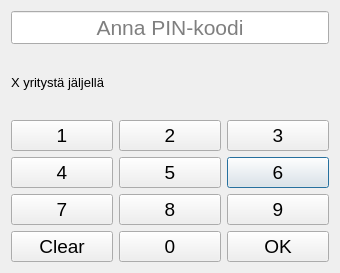
<?xml version="1.0" encoding="UTF-8"?>
<ui version="4.0">
 <class>PinCodeUI</class>
 <widget class="QDialog" name="PinCodeUI">
  <property name="geometry">
   <rect>
    <x>0</x>
    <y>0</y>
    <width>340</width>
    <height>273</height>
   </rect>
  </property>
  <property name="font">
   <font>
    <pointsize>10</pointsize>
   </font>
  </property>
  <property name="windowTitle">
   <string>Pankkiautomaatti</string>
  </property>
  <layout class="QVBoxLayout" name="verticalLayout_2">
   <item>
    <layout class="QVBoxLayout" name="verticalLayout">
     <item>
      <layout class="QHBoxLayout" name="horizontalLayout">
       <item>
        <widget class="QLineEdit" name="pinCodeTextBox">
         <property name="font">
          <font>
           <pointsize>16</pointsize>
          </font>
         </property>
         <property name="maxLength">
          <number>4</number>
         </property>
         <property name="alignment">
          <set>Qt::AlignCenter</set>
         </property>
         <property name="readOnly">
          <bool>true</bool>
         </property>
         <property name="placeholderText">
          <string>Anna PIN-koodi</string>
         </property>
        </widget>
       </item>
      </layout>
     </item>
     <item>
      <widget class="QLabel" name="infoTextBox">
       <property name="font">
        <font>
         <pointsize>10</pointsize>
        </font>
       </property>
       <property name="text">
        <string>X yritystä jäljellä</string>
       </property>
      </widget>
     </item>
     <item>
      <layout class="QGridLayout" name="gridLayout">
       <item row="1" column="2">
        <widget class="QPushButton" name="btn_6">
         <property name="font">
          <font>
           <pointsize>14</pointsize>
           <bold>false</bold>
          </font>
         </property>
         <property name="text">
          <string>6</string>
         </property>
        </widget>
       </item>
       <item row="0" column="1">
        <widget class="QPushButton" name="btn_2">
         <property name="font">
          <font>
           <pointsize>14</pointsize>
           <bold>false</bold>
          </font>
         </property>
         <property name="text">
          <string>2</string>
         </property>
        </widget>
       </item>
       <item row="3" column="1">
        <widget class="QPushButton" name="btn_0">
         <property name="font">
          <font>
           <pointsize>14</pointsize>
           <bold>false</bold>
          </font>
         </property>
         <property name="text">
          <string>0</string>
         </property>
        </widget>
       </item>
       <item row="0" column="0">
        <widget class="QPushButton" name="btn_1">
         <property name="font">
          <font>
           <pointsize>14</pointsize>
           <bold>false</bold>
          </font>
         </property>
         <property name="text">
          <string>1</string>
         </property>
        </widget>
       </item>
       <item row="3" column="2">
        <widget class="QPushButton" name="btn_ok">
         <property name="font">
          <font>
           <pointsize>14</pointsize>
           <bold>false</bold>
          </font>
         </property>
         <property name="text">
          <string>OK</string>
         </property>
        </widget>
       </item>
       <item row="1" column="0">
        <widget class="QPushButton" name="btn_4">
         <property name="font">
          <font>
           <pointsize>14</pointsize>
           <bold>false</bold>
          </font>
         </property>
         <property name="text">
          <string>4</string>
         </property>
        </widget>
       </item>
       <item row="2" column="0">
        <widget class="QPushButton" name="btn_7">
         <property name="font">
          <font>
           <pointsize>14</pointsize>
           <bold>false</bold>
          </font>
         </property>
         <property name="text">
          <string>7</string>
         </property>
        </widget>
       </item>
       <item row="3" column="0">
        <widget class="QPushButton" name="btn_clear">
         <property name="font">
          <font>
           <pointsize>14</pointsize>
           <bold>false</bold>
          </font>
         </property>
         <property name="text">
          <string>Clear</string>
         </property>
        </widget>
       </item>
       <item row="0" column="2">
        <widget class="QPushButton" name="btn_3">
         <property name="font">
          <font>
           <pointsize>14</pointsize>
           <bold>false</bold>
          </font>
         </property>
         <property name="text">
          <string>3</string>
         </property>
        </widget>
       </item>
       <item row="2" column="2">
        <widget class="QPushButton" name="btn_9">
         <property name="font">
          <font>
           <pointsize>14</pointsize>
           <bold>false</bold>
          </font>
         </property>
         <property name="text">
          <string>9</string>
         </property>
        </widget>
       </item>
       <item row="1" column="1">
        <widget class="QPushButton" name="btn_5">
         <property name="font">
          <font>
           <pointsize>14</pointsize>
           <bold>false</bold>
          </font>
         </property>
         <property name="text">
          <string>5</string>
         </property>
        </widget>
       </item>
       <item row="2" column="1">
        <widget class="QPushButton" name="btn_8">
         <property name="font">
          <font>
           <pointsize>14</pointsize>
           <bold>false</bold>
          </font>
         </property>
         <property name="text">
          <string>8</string>
         </property>
        </widget>
       </item>
      </layout>
     </item>
    </layout>
   </item>
  </layout>
 </widget>
 <resources/>
 <connections/>
</ui>
